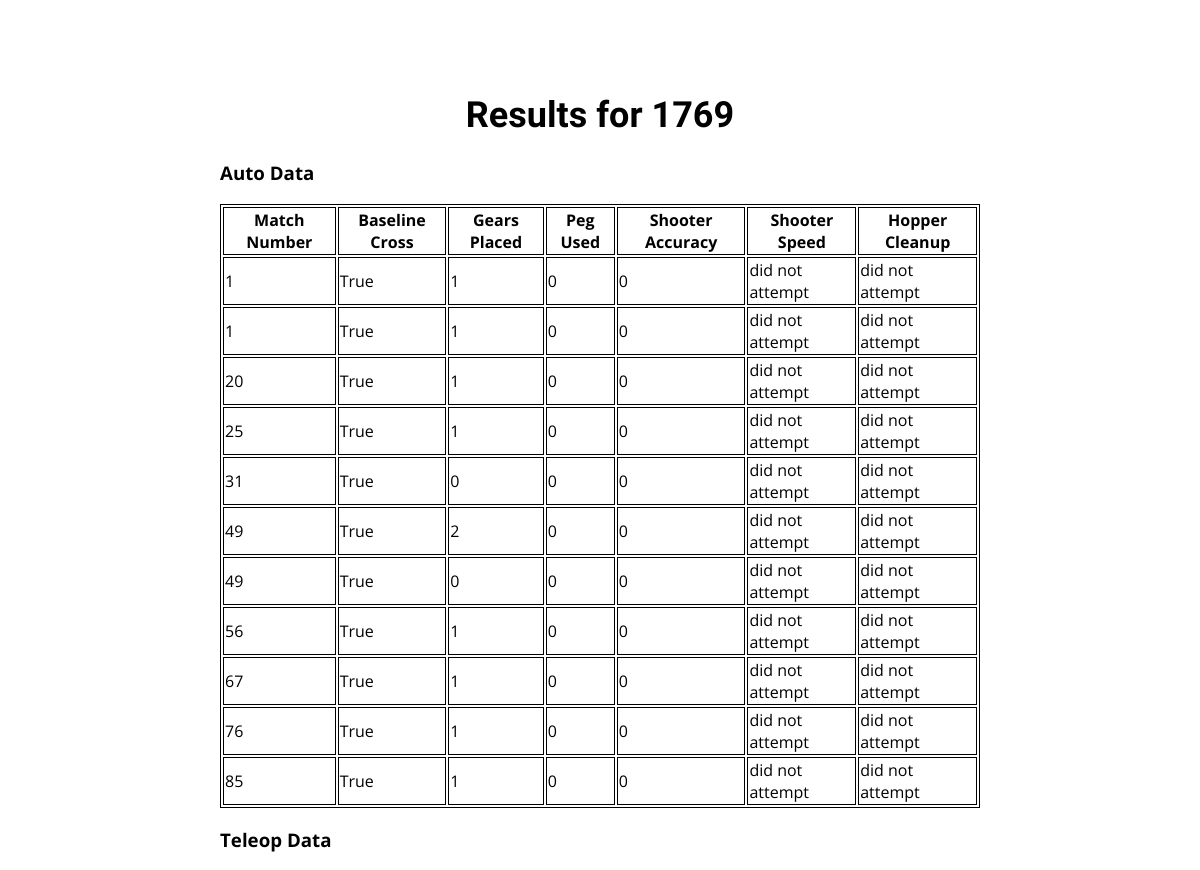
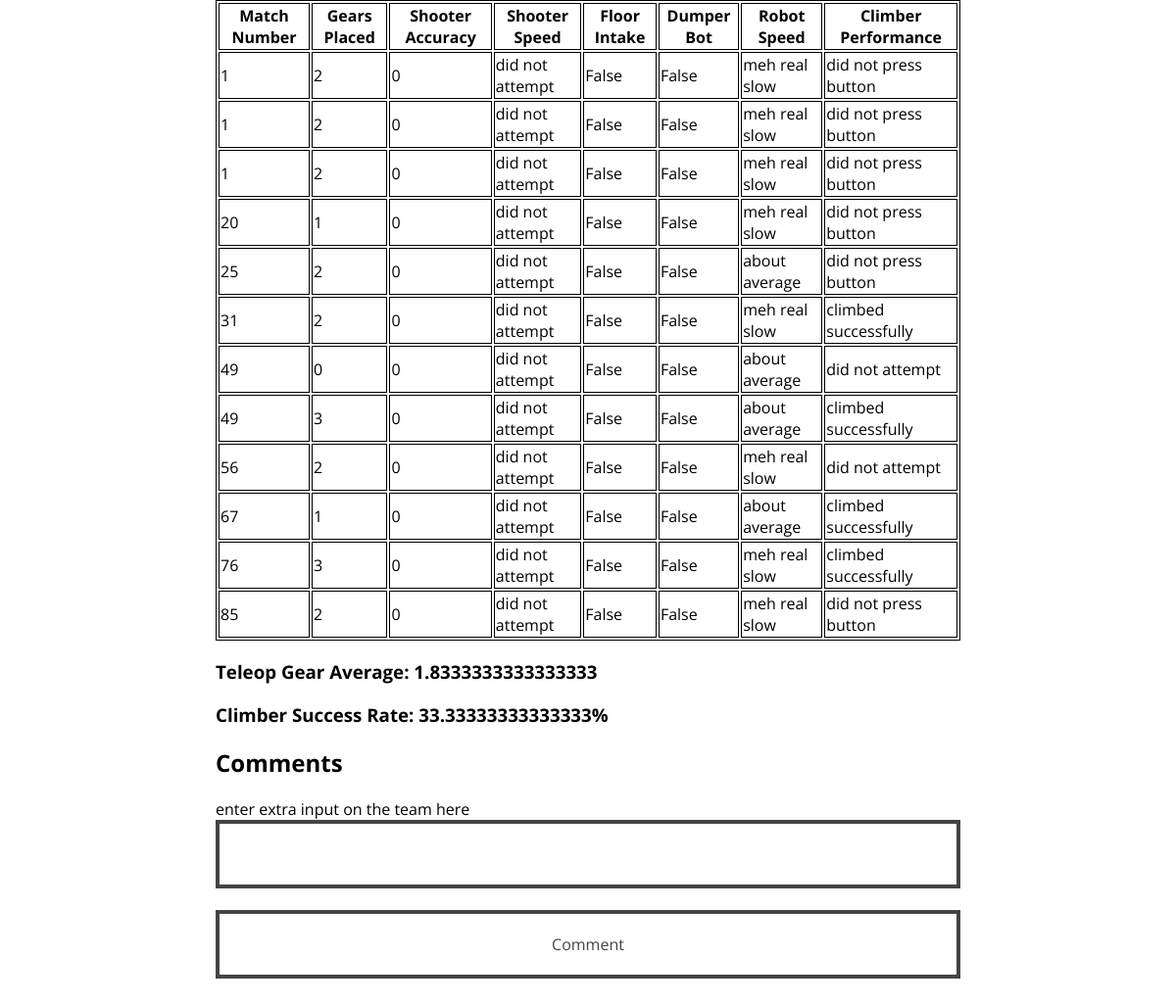
/scout/team/1769/, run on the app's committed database (2 pictures, top to bottom).
### scout_app/models.py (models this page shows)
class AutoData(models.Model):
	match_number = models.PositiveIntegerField(default = 0)
	team_number = models.PositiveIntegerField(default = 0)
	baseline_crossed = models.BooleanField(default=False)
	auto_gears_placed = models.IntegerField(choices=GEAR_COUNTER, default = 0)
	peg_placed_on = models.CharField(choices=GEAR_POSITION, default = 0, max_length = 100)
	auto_fuel_accuracy = models.IntegerField(default = 0)
	auto_fuel_speed = models.CharField(choices=SPEED_CHOICES, default = 0, max_length = 100)
	hopper_efficiency = models.CharField(choices=HOPPER_EFFICIENCY, default = 0, max_length = 100)

class TeleopData(models.Model):
	match_number = models.PositiveIntegerField(default = 0)
	team_number = models.PositiveIntegerField(default = 0)
	gears_placed = models.IntegerField(choices=GEAR_COUNTER, default = 0)
	teleop_fuel_accuracy = models.IntegerField(default = 0)
	teleop_fuel_speed = models.CharField(choices=SPEED_CHOICES, default = 0, max_length = 100)
	floor_intake = models.BooleanField(default = False)
	dumper_bot = models.BooleanField(default = False)
	robot_speed = models.CharField(choices=ROBOT_SPEED, max_length = 100, default = 0)
	climber_success = models.CharField(choices=CLIMBER_SUCCESS, max_length = 100, default = 0)
	winning_alliance = models.CharField(choices=WINNING_ALLIANCE, max_length = 100, default = 0)

### scout_app/views.py (the view)
# urls.py: url(r'^team/(?P<team_number>[0-9999]+)/$', views.team_lookup, name = 'team_lookup'),
def team_lookup(request, team_number):
	auto_data = AutoData.objects.order_by('match_number')
	teleop_data = TeleopData.objects.order_by('match_number')
	comments_all = Comments.objects.order_by('scout')
	comments_for_team = []
	team_auto_data = []
	team_teleop_data = []
	teleop_gears_placed =[]
	xAxis = []
	gear_sum = 0
	count = 0
	for team in auto_data:
		if team.team_number == int(team_number):
			team_auto_data.append(team)
	for team in teleop_data:
		if team.team_number == int(team_number):
			team_teleop_data.append(team)
			teleop_gears_placed.append(team.gears_placed)
	for gear in teleop_gears_placed:
		gear_sum += gear
		count += 1
	gear_average = float(gear_sum)/float(count)
	count = 0
	climb_count = 0
	for climb in teleop_data:
		if str(climb.team_number) == str(team_number):
			if climb.climber_success == u"climbed successfully":
				climb_count += 1
			count += 1
	climb_p = (float(climb_count)/float(count)) * 100
	if request.method == 'POST':
		form = CommentForm(request.POST)
		if form.is_valid():
			form = Comments(scout=request.user.username, comment=form.cleaned_data['comment'], team_number = team_number)
			form.save()
		else:
			print form.errors
	else:
		form = CommentForm()
	for comment in comments_all:
		if str(comment.team_number) == str(team_number):
			comments_for_team.append(comment)
	new_other = OtherData(team_number=team_number, climb_percentage = climb_p, gear_average = gear_average)
	context = {'team_number' : team_number, 'team_auto_data' : team_auto_data, 'team_teleop_data' : team_teleop_data, 'gear_average' : gear_average, 'climber_success': climb_p, 'form' : form, 'comments' : comments_for_team}
	return render(request, 'scout_app/team_results.html', context)

### scout_app/forms.py
class CommentForm(forms.Form):
	comment = forms.CharField(help_text="enter extra input on the team here", required = True)
	class Meta:
		model = Comments
		fields = ['comment']

### scout_app/templates/scout_app/team_results.html (shortened to what this page needs)
<!DOCTYPE html>
<html>
        {% load static %}
        <link type="text/css" rel="stylesheet" href="{% static 'scout_app/stylesheet.css' %}" />
	<body>
		<h1> Results for {{ team_number }} </h1>
		{% if team_auto_data %}
			<h3>Auto Data</h3>
			<table id="auto_table">
				<tr>
				    <th>Match Number</th>
                                    <th>Baseline Cross</th>
				    <th>Gears Placed</th>
				    <th>Peg Used</th>
				    <th>Shooter Accuracy</th>
				    <th>Shooter Speed</th>
				    <th>Hopper Cleanup</th>
				</tr>
			{% for team in team_auto_data %}
				<tr>
				    <td>{{ team.match_number }}</td>
				    <td>{{ team.baseline_crossed }}</td>
				    <td>{{ team.auto_gears_placed }}</td>
				    <td>{{ team.peg_placed_on }}</td>
				    <td>{{ team.auto_fuel_accuracy }}</td>
				    <td>{{ team.auto_fuel_speed }}</td>
				    <td>{{ team.hopper_efficiency }}</td>
				</tr>
			{% endfor %}
			</table>
			<h3>Teleop Data</h3>
			<table id="teleop_table">
				<tr>
				    <th>Match Number</th>
				    <th>Gears Placed</th>
				    <th>Shooter Accuracy</th>
				    <th>Shooter Speed</th>
				    <th>Floor Intake</th>
				    <th>Dumper Bot</th>
				    <th>Robot Speed</th>
				    <th>Climber Performance</th>
				</tr>
			{% for team in team_teleop_data %}
				<tr>
				    <td>{{ team.match_number }}</td>
				    <td>{{ team.gears_placed }}</td>
				    <td>{{ team.teleop_fuel_accuracy }}</td>
				    <td>{{ team.teleop_fuel_speed }}</td>
				    <td>{{ team.floor_intake }}</td>
				    <td>{{ team.dumper_bot }}</td>
				    <td>{{ team.robot_speed }}</td>
				    <td>{{ team.climber_success }}</td>
				</tr>
			{% endfor %}
			</table>
		<h3>Teleop Gear Average: {{gear_average}}</h3>
		<h3>Climber Success Rate: {{climber_success}}%</h3>
		<h2>Comments</h2>
		<form action="/scout/team/{{team_number}}/" method="post">
                {% for field in form.visible_fields %}
                        {{ field.help_text }}<br />
                        {{field }}<br />
                {% endfor %}
                <input type="submit" value="Comment" />
		{% else %}
			<p>No data for this team</p>
		{% endif %}
	</body>
</html>

### scout_app/static/scout_app/stylesheet.css (style rules this page uses)
html { background-image: url(steamworks.png); background-size: cover; background-attachment: fixed; }
body { width: 90%; max-width: 800px; font-family: 'Open Sans', sans-serif; background-color: rgba(255, 255, 255, 0.75); padding: 20px; box-sizing: border-box; margin: 50px auto 50px auto; }
h1 { font-family: 'Fugaz One', sans-serif; font-size: 36px; text-align: center; }
a, input { font-family: 'Open Sans', sans-serif; font-size: 16px; text-decoration: none; display: block; width: 100%; text-align: center; padding: 20px; background-color: rgba(255, 255, 255, 0.75); color: #444; box-sizing: border-box; border: 4px solid #444; cursor: pointer; }
table, th, td { border: 1px solid black; }

### data on the page
AutoData: match_number "1", baseline_crossed "True", auto_gears_placed "1", peg_placed_on "0", auto_fuel_accuracy "0", auto_fuel_speed "did not attempt", hopper_efficiency "did not attempt"
AutoData: match_number "1", baseline_crossed "True", auto_gears_placed "1", peg_placed_on "0", auto_fuel_accuracy "0", auto_fuel_speed "did not attempt", hopper_efficiency "did not attempt"
AutoData: match_number "20", baseline_crossed "True", auto_gears_placed "1", peg_placed_on "0", auto_fuel_accuracy "0", auto_fuel_speed "did not attempt", hopper_efficiency "did not attempt"
AutoData: match_number "25", baseline_crossed "True", auto_gears_placed "1", peg_placed_on "0", auto_fuel_accuracy "0", auto_fuel_speed "did not attempt", hopper_efficiency "did not attempt"
AutoData: match_number "31", baseline_crossed "True", auto_gears_placed "0", peg_placed_on "0", auto_fuel_accuracy "0", auto_fuel_speed "did not attempt", hopper_efficiency "did not attempt"
AutoData: match_number "49", baseline_crossed "True", auto_gears_placed "2", peg_placed_on "0", auto_fuel_accuracy "0", auto_fuel_speed "did not attempt", hopper_efficiency "did not attempt"
AutoData: match_number "49", baseline_crossed "True", auto_gears_placed "0", peg_placed_on "0", auto_fuel_accuracy "0", auto_fuel_speed "did not attempt", hopper_efficiency "did not attempt"
AutoData: match_number "56", baseline_crossed "True", auto_gears_placed "1", peg_placed_on "0", auto_fuel_accuracy "0", auto_fuel_speed "did not attempt", hopper_efficiency "did not attempt"
AutoData: match_number "67", baseline_crossed "True", auto_gears_placed "1", peg_placed_on "0", auto_fuel_accuracy "0", auto_fuel_speed "did not attempt", hopper_efficiency "did not attempt"
AutoData: match_number "76", baseline_crossed "True", auto_gears_placed "1", peg_placed_on "0", auto_fuel_accuracy "0", auto_fuel_speed "did not attempt", hopper_efficiency "did not attempt"
AutoData: match_number "85", baseline_crossed "True", auto_gears_placed "1", peg_placed_on "0", auto_fuel_accuracy "0", auto_fuel_speed "did not attempt", hopper_efficiency "did not attempt"
TeleopData: match_number "1", gears_placed "2", teleop_fuel_accuracy "0", teleop_fuel_speed "did not attempt", floor_intake "False", dumper_bot "False", robot_speed "meh real slow", climber_success "did not press button"
TeleopData: match_number "1", gears_placed "2", teleop_fuel_accuracy "0", teleop_fuel_speed "did not attempt", floor_intake "False", dumper_bot "False", robot_speed "meh real slow", climber_success "did not press button"
TeleopData: match_number "1", gears_placed "2", teleop_fuel_accuracy "0", teleop_fuel_speed "did not attempt", floor_intake "False", dumper_bot "False", robot_speed "meh real slow", climber_success "did not press button"
TeleopData: match_number "20", gears_placed "1", teleop_fuel_accuracy "0", teleop_fuel_speed "did not attempt", floor_intake "False", dumper_bot "False", robot_speed "meh real slow", climber_success "did not press button"
TeleopData: match_number "25", gears_placed "2", teleop_fuel_accuracy "0", teleop_fuel_speed "did not attempt", floor_intake "False", dumper_bot "False", robot_speed "about average", climber_success "did not press button"
TeleopData: match_number "31", gears_placed "2", teleop_fuel_accuracy "0", teleop_fuel_speed "did not attempt", floor_intake "False", dumper_bot "False", robot_speed "meh real slow", climber_success "climbed successfully"
TeleopData: match_number "49", gears_placed "0", teleop_fuel_accuracy "0", teleop_fuel_speed "did not attempt", floor_intake "False", dumper_bot "False", robot_speed "about average", climber_success "did not attempt"
TeleopData: match_number "49", gears_placed "3", teleop_fuel_accuracy "0", teleop_fuel_speed "did not attempt", floor_intake "False", dumper_bot "False", robot_speed "about average", climber_success "climbed successfully"
TeleopData: match_number "56", gears_placed "2", teleop_fuel_accuracy "0", teleop_fuel_speed "did not attempt", floor_intake "False", dumper_bot "False", robot_speed "meh real slow", climber_success "did not attempt"
TeleopData: match_number "67", gears_placed "1", teleop_fuel_accuracy "0", teleop_fuel_speed "did not attempt", floor_intake "False", dumper_bot "False", robot_speed "about average", climber_success "climbed successfully"
TeleopData: match_number "76", gears_placed "3", teleop_fuel_accuracy "0", teleop_fuel_speed "did not attempt", floor_intake "False", dumper_bot "False", robot_speed "meh real slow", climber_success "climbed successfully"
TeleopData: match_number "85", gears_placed "2", teleop_fuel_accuracy "0", teleop_fuel_speed "did not attempt", floor_intake "False", dumper_bot "False", robot_speed "meh real slow", climber_success "did not press button"

### other printed values
{{ team_number }} "1769"
{{ gear_average }} "1.8333333333333333"
{{ climber_success }} "33.33333333333333"
{{ field.help_text }} "enter extra input on the team here"
